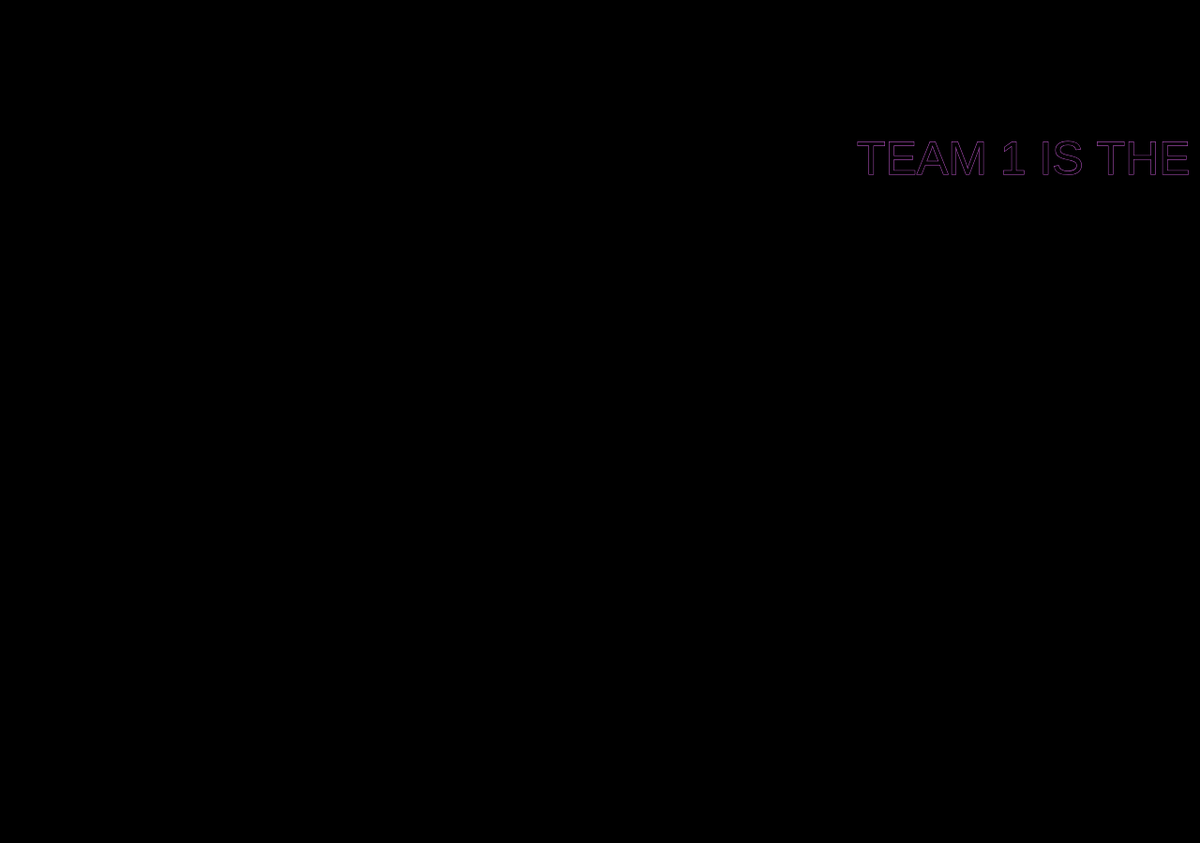
Frame 1 (no input)
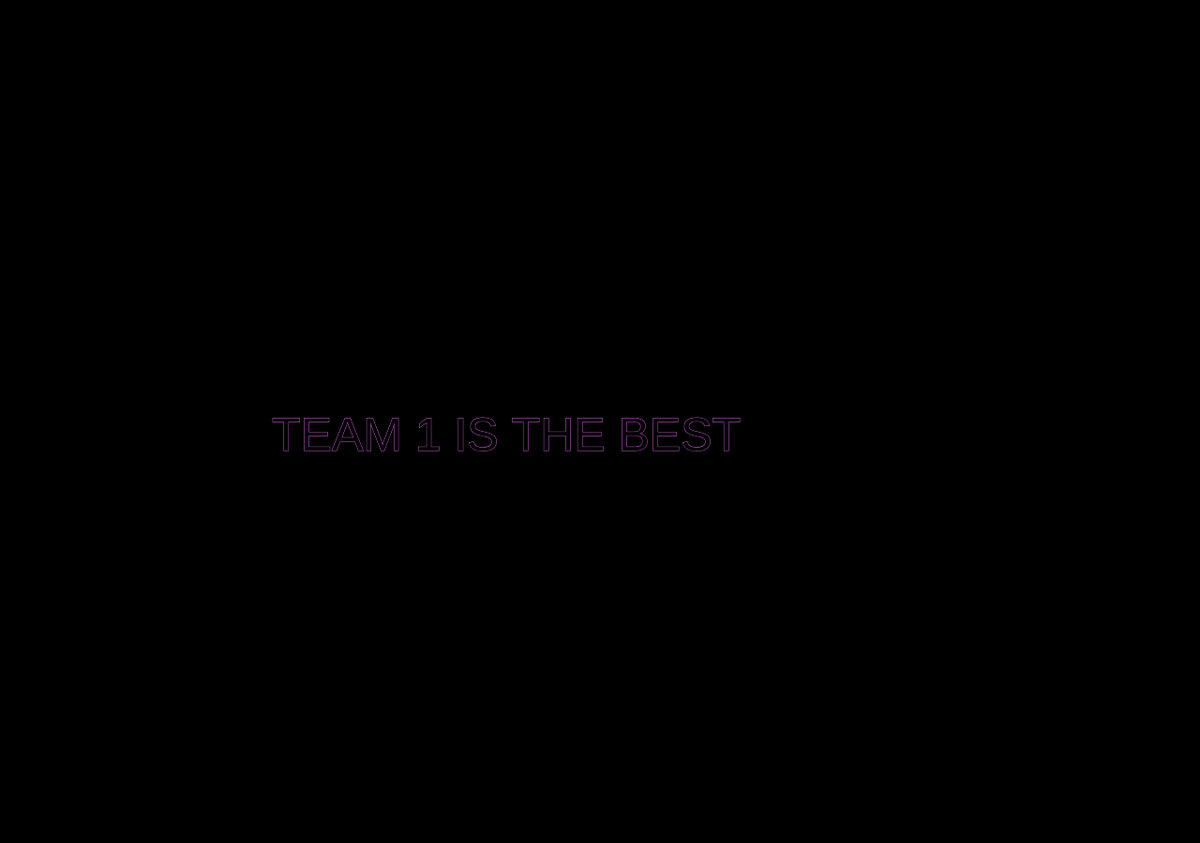
Frame 60 (no input)
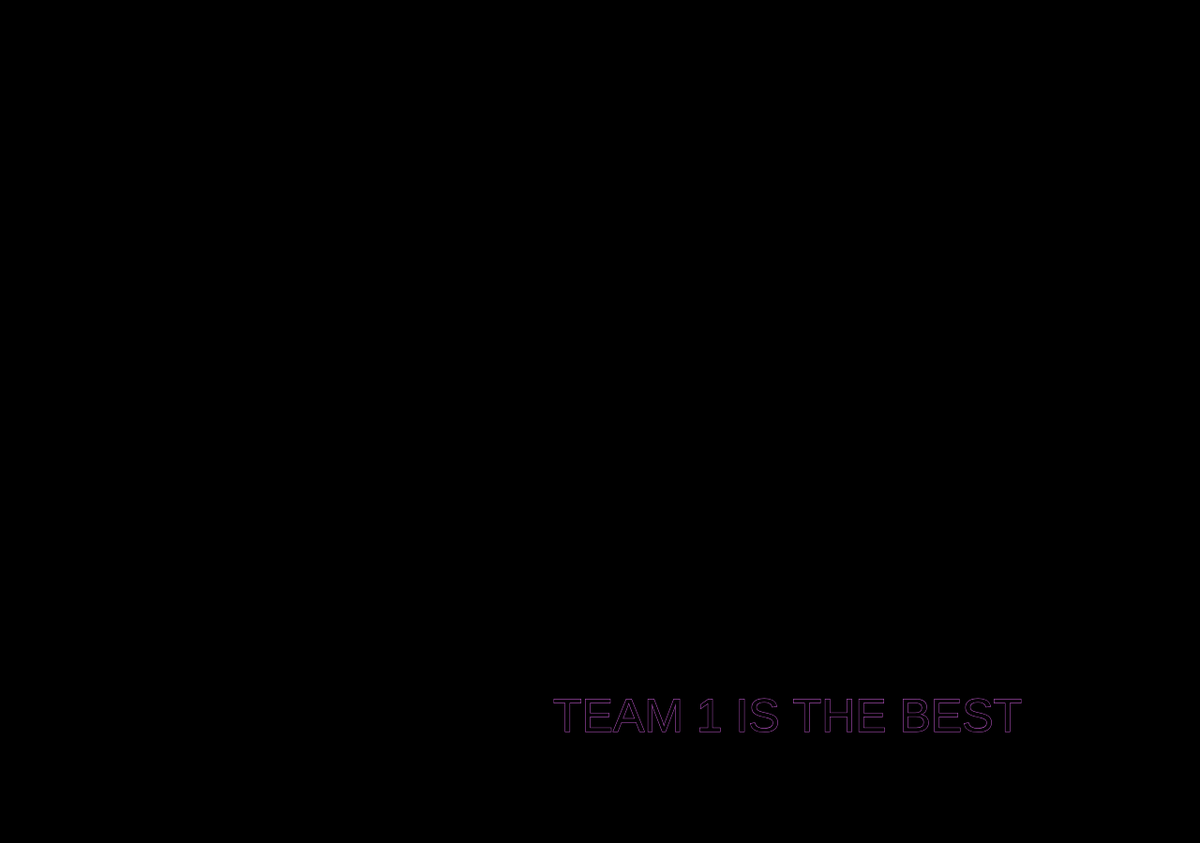
Frame 120 (the mouse pressed at the canvas centre since frame 60)

The p5.js sketch that drew these frames (run headless with seeded random() and noise() and a simulated clock; from frame 60 on, the mouse is pressed at the canvas centre):

// p5.js sketch
// ── sketch.js
/*Complicated Figure Moving
Andrea Thompson
2017-04-04*/



var posX;
var posY;

var speedX = 5;
var speedY = 5;

var colourR;
var colourG;
var colourB;

function setup() {
  createCanvas(1280, 900);
  frameRate(30);
  posX = floor(random(0,1280));
  posY = floor(random(0,900));
  colourR = floor(random(0,255));
  colourG = floor(random(0,255));
  colourB = floor(random(0,255));
}

function draw() {
  background(0);
  stroke(colourR, colourG, colourB);
  textSize(50);
  text("TEAM 1 IS THE BEST", posX, posY);
  posX = posX + speedX;
  posY = posY + speedY;
  
  if(posX >= 800) { //goes off X of canvas, will go to other side
	 posX = 0;
	 
  }
   
  if(posY >= 900 || posY <= 50) { //bounces off Y of canvas
	  speedY = -speedY;
  }
}
